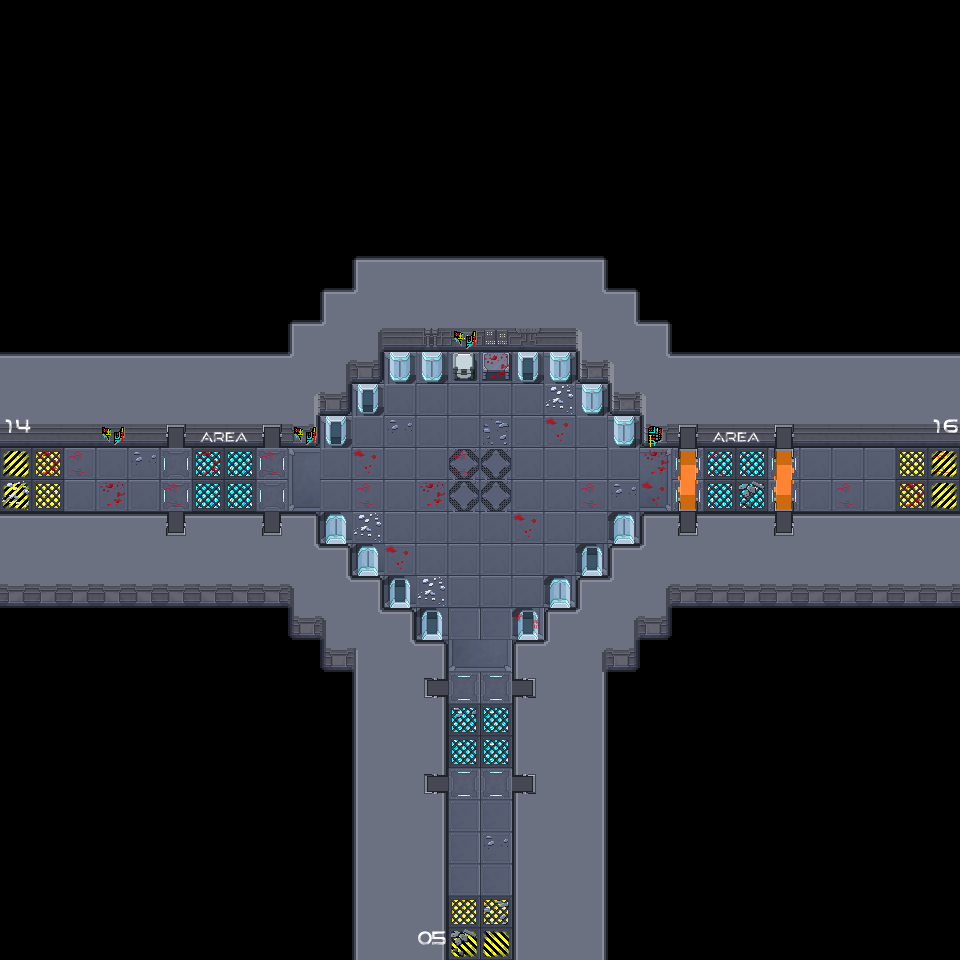

Tiled map render using the project's own tile images. Description and the map definition, with tile-layer contents summarised, below:
An orthogonal 30x30 tile map with 32x32 px tiles, 4 tile layers (Sol, Collisions, items-no-collisions-1, items-no-collisions-2), 1 hidden layer not drawn, 3 tilesets.

<map version="1.9" tiledversion="1.9.2" orientation="orthogonal" renderorder="right-down" width="30" height="30" tilewidth="32" tileheight="32" infinite="0" nextlayerid="14" nextobjectid="1">
 <tileset firstgid="1" source="Map.tsx" />
 <tileset firstgid="161" source="items_01.tsx" />
 <tileset firstgid="369" source="items_02.tsx" />
 <layer id="8" name="Milieu" width="30" height="30" visible="0" locked="1">
  <data>[900 cells, 116 non-empty, 2 distinct tile ids]</data>
 </layer>
 <layer id="9" name="Sol" width="30" height="30">
  <data>[900 cells, 364 non-empty, 12 distinct tile ids]</data>
 </layer>
 <layer id="10" name="Collisions" width="30" height="30">
  <data>[900 cells, 254 non-empty, 23 distinct tile ids]</data>
 </layer>
 <layer id="11" name="items-no-collisions-1" width="30" height="30">
  <data>[900 cells, 58 non-empty, 15 distinct tile ids]</data>
 </layer>
 <layer id="12" name="items-no-collisions-2" width="30" height="30">
  <data>[900 cells, 3 non-empty, 3 distinct tile ids]</data>
 </layer>
</map>
